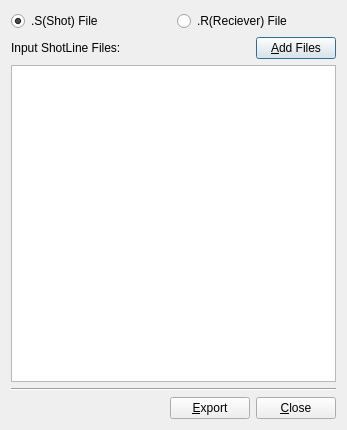
<?xml version="1.0" encoding="UTF-8"?>
<ui version="4.0">
 <class>ExportSPSFilesDlg</class>
 <widget class="QDialog" name="ExportSPSFilesDlg">
  <property name="geometry">
   <rect>
    <x>0</x>
    <y>0</y>
    <width>347</width>
    <height>430</height>
   </rect>
  </property>
  <property name="windowTitle">
   <string>Dialog</string>
  </property>
  <layout class="QVBoxLayout" name="verticalLayout">
   <item>
    <layout class="QHBoxLayout" name="horizontalLayout_3">
     <item>
      <widget class="QRadioButton" name="shotRbtn">
       <property name="text">
        <string>.S(Shot) File</string>
       </property>
       <property name="checked">
        <bool>true</bool>
       </property>
      </widget>
     </item>
     <item>
      <widget class="QRadioButton" name="recvRbtn">
       <property name="text">
        <string>.R(Reciever) File</string>
       </property>
      </widget>
     </item>
    </layout>
   </item>
   <item>
    <layout class="QHBoxLayout" name="horizontalLayout_2">
     <item>
      <widget class="QLabel" name="InputLbl">
       <property name="text">
        <string>Input ShotLine Files:</string>
       </property>
      </widget>
     </item>
     <item>
      <spacer name="horizontalSpacer_2">
       <property name="orientation">
        <enum>Qt::Horizontal</enum>
       </property>
       <property name="sizeHint" stdset="0">
        <size>
         <width>40</width>
         <height>20</height>
        </size>
       </property>
      </spacer>
     </item>
     <item>
      <widget class="QPushButton" name="addFilesBtn">
       <property name="text">
        <string>&amp;Add Files</string>
       </property>
      </widget>
     </item>
    </layout>
   </item>
   <item>
    <widget class="QListWidget" name="fileListWg"/>
   </item>
   <item>
    <widget class="Line" name="line">
     <property name="orientation">
      <enum>Qt::Horizontal</enum>
     </property>
    </widget>
   </item>
   <item>
    <layout class="QHBoxLayout" name="horizontalLayout">
     <item>
      <spacer name="horizontalSpacer">
       <property name="orientation">
        <enum>Qt::Horizontal</enum>
       </property>
       <property name="sizeHint" stdset="0">
        <size>
         <width>40</width>
         <height>20</height>
        </size>
       </property>
      </spacer>
     </item>
     <item>
      <widget class="QPushButton" name="exportBtn">
       <property name="text">
        <string>&amp;Export</string>
       </property>
      </widget>
     </item>
     <item>
      <widget class="QPushButton" name="closeBtn">
       <property name="text">
        <string>&amp;Close</string>
       </property>
      </widget>
     </item>
    </layout>
   </item>
  </layout>
 </widget>
 <resources/>
 <connections/>
</ui>
